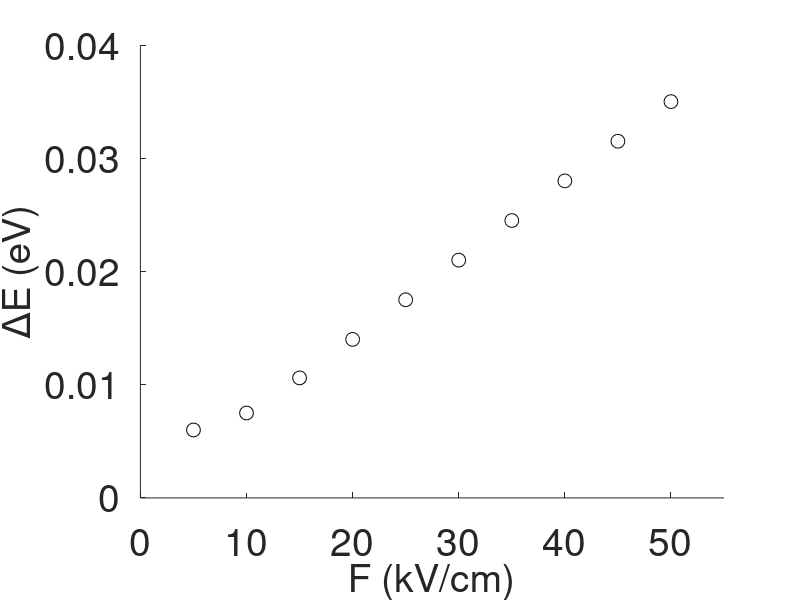

Reproduce this figure in MATLAB. (Note: this script raises an error after producing the figure.)
% WS ladder _ 10 period
% 1st column E field (kV/cm)
% 2nd column \Delta E
WS=[5, 0.006;
10, 0.0075;
15, 0.0106;
20, 0.014;
25, 0.0175;
30, 0.021;
35, 0.0245;
40, 0.0280;
45, 0.0315;
50, 0.0350];

%%
scatter(WS(:,1),WS(:,2),100,'k')
hold on 
%% deltaE = eFd;
F_field_fit=[0:0.0001:55];
Period_fit=7e-9;
deltaE=F_field_fit.*1e5.*Period_fit;
plot(F_field_fit,deltaE,'color','k','linewidth',1.5)
hold on 
xlim([0,55])
ylim([0,0.04])
set(gca,'fontsize',28)
xlabel(['F (kV/cm)'],'FontSize',28)
ylabel(['\DeltaE (eV)'],'FontSize',28)
set(gcf,'Position',[500 300 800 600])
legend({' \DeltaE',' \DeltaE=eFd'},'FontSize')
legend('boxoff') 
box on 
set(gcf,'PaperOrientation','landscape')
print(gcf, 'WS_eFD.pdf', '-dpdf','-r0','-bestfit')

